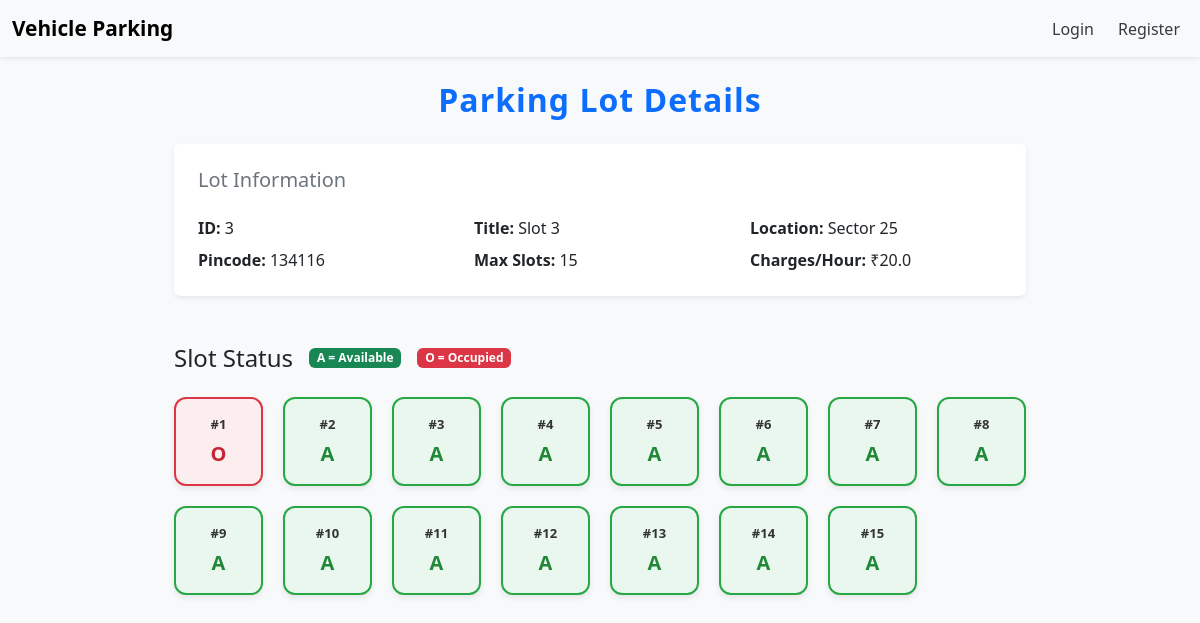
Screenshot of /slot/3/ with the database file from the repository.
### models.py (models this page shows)
class LotInfo(db.Model):
    __tablename__ = 'lots_info'
    lot_id = db.Column(db.Integer, primary_key=True)
    lot_title = db.Column(db.String(120), nullable=False)
    lot_location = db.Column(db.String(200))
    lot_zip = db.Column(db.String(10))
    rate_per_hr = db.Column(db.Float, nullable=False)
    total_slots = db.Column(db.Integer, nullable=False)
    slot_list = db.relationship('LotSlot', backref='parent_lot', cascade="all, delete", lazy=True)

class LotSlot(db.Model):
    __tablename__ = 'lot_slots'
    slot_id = db.Column(db.Integer, primary_key=True)
    parent_id = db.Column(db.Integer, db.ForeignKey('lots_info.lot_id'), nullable=False)
    slot_status = db.Column(db.String(1), default='A')  # String type now
    current_reservation = db.relationship('SlotReservation', backref='reserved_slot', lazy=True, uselist=False)

### routes.py (the view)
    @app.route('/slot/<int:slot_id>/')
    def view_slot(slot_id):
        slot = LotInfo.query.get(slot_id)
        if not slot:
            flash("Slot not found.")
            return redirect(url_for('admin_login'))
        return render_template('show_slot.html', slot=slot)

### templates/show_slot.html (shortened to what this page needs)
{% extends "layout.html" %}
{% block content %}
<div class="container mt-4 mb-5">
    <h2 class="text-center mb-4 text-primary fw-semibold" style="letter-spacing: 1px;">Parking Lot Details</h2>
    <div class="p-4 bg-white rounded shadow-sm mb-5">
        <h5 class="text-secondary mb-4">Lot Information</h5>
        <div class="row mb-2">
            <div class="col-md-4"><strong>ID:</strong> {{ slot.lot_id }}</div>
            <div class="col-md-4"><strong>Title:</strong> {{ slot.lot_title }}</div>
            <div class="col-md-4"><strong>Location:</strong> {{ slot.lot_location }}</div>
        </div>
        <div class="row">
            <div class="col-md-4"><strong>Pincode:</strong> {{ slot.lot_zip }}</div>
            <div class="col-md-4"><strong>Max Slots:</strong> {{ slot.total_slots }}</div>
            <div class="col-md-4"><strong>Charges/Hour:</strong> ₹{{ slot.rate_per_hr }}</div>
        </div>
    </div>
    <div class="mb-4 d-flex align-items-center gap-3">
        <h4 class="text-dark mb-0">Slot Status</h4>
        <span class="badge bg-success">A = Available</span>
        <span class="badge bg-danger">O = Occupied</span>
    </div>
    <div class="slot-grid">
        {% for slot_obj in slot.slot_list %}
            <div class="slot-box {% if slot_obj.slot_status == 'O' %}occupied{% else %}available{% endif %}">
                <div class="slot-number">#{{ loop.index }}</div>
                <div class="slot-status">{{ slot_obj.slot_status }}</div>
            </div>
        {% endfor %}
    </div>
</div>
{% endblock %}

### templates/navbar.html (style rules this page uses)
body { background-color: #f8f9fa; }

### templates/show_slot.html (style rules this page uses)
.container { max-width: 900px; }
.slot-grid { display: grid; grid-template-columns: repeat(auto-fill, minmax(85px, 1fr)); gap: 20px; margin-top: 25px; }
.slot-box { aspect-ratio: 1/1; border-radius: 12px; display: flex; flex-direction: column; justify-content: center; align-items: center; font-weight: 600; font-family: 'Segoe UI', sans-serif; box-shadow: 0 3px 6px rgba(0,0,0,0.08); transition: all 0.2s ease-in-out; }
.slot-box.available { background-color: #e9f7ef; border: 2px solid #28a745; color: #218838; }
.slot-box.occupied { background-color: #fceeee; border: 2px solid #dc3545; color: #c82333; }
.slot-number { font-size: 13px; margin-bottom: 4px; color: #333; }
.slot-status { font-size: 20px; }

### rows the page displays
LotInfo: lot_id "3", lot_title "Slot 3", lot_location "Sector 25", lot_zip "134116", total_slots "15", rate_per_hr "20.0"
LotSlot: slot_status "O"
LotSlot: slot_status "A"
LotSlot: slot_status "A"
LotSlot: slot_status "A"
LotSlot: slot_status "A"
LotSlot: slot_status "A"
LotSlot: slot_status "A"
LotSlot: slot_status "A"
LotSlot: slot_status "A"
LotSlot: slot_status "A"
LotSlot: slot_status "A"
LotSlot: slot_status "A"
LotSlot: slot_status "A"
LotSlot: slot_status "A"
LotSlot: slot_status "A"
